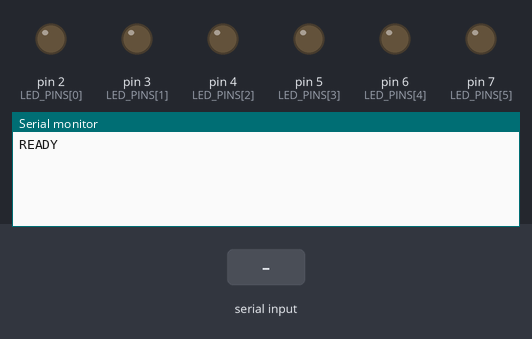
Simulated run of this sketch. Board: Arduino Uno, built with avr-gcc and run on an emulated ATmega328P. Shown: output pins drawn as LEDs (lit = HIGH), the last lines printed to the serial monitor. The inputs (shaded band) are chosen by the test bench.

Above: at 1.2 s.
1.3 s: "90,45\n" received over Serial
At 2.5 s:
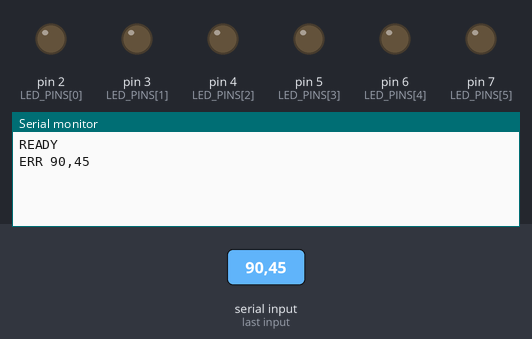
2.8 s: "0\n" received over Serial
At 3.5 s:
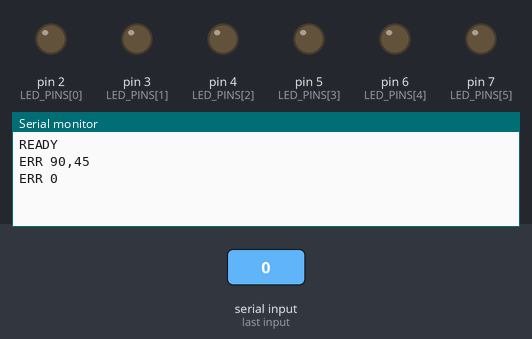
4.3 s: "P90\n" received over Serial
At 4.7 s:
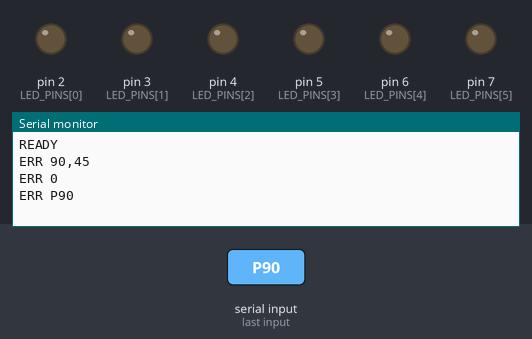

The sketch:

machine_pulser.ino
```cpp
// Machine Pulser - LED prototype
// Each LED represents one machine. The POS sends "P<n>\n" over USB serial
// (e.g. "P3\n") and LED n pulses once. Replies "OK P3" or "ERR <cmd>".
//
// Wiring (per LED): Arduino pin -> 220 ohm resistor -> LED long leg (+)
//                   LED short leg (-) -> GND

const int LED_PINS[] = {2, 3, 4, 5, 6, 7};   // machine 1..6 (add pins for more machines)
const int NUM_MACHINES = sizeof(LED_PINS) / sizeof(LED_PINS[0]);
const unsigned long PULSE_MS = 500;           // how long each pulse lasts

unsigned long offAt[NUM_MACHINES];            // 0 = LED is off / idle
String buffer;

void setup() {
  Serial.begin(9600);
  for (int i = 0; i < NUM_MACHINES; i++) {
    pinMode(LED_PINS[i], OUTPUT);
    digitalWrite(LED_PINS[i], LOW);
    offAt[i] = 0;
  }
  Serial.println("READY");
}

void loop() {
  // Read incoming characters until a newline
  while (Serial.available()) {
    char c = Serial.read();
    if (c == '\n' || c == '\r') {
      if (buffer.length() > 0) handleCommand(buffer);
      buffer = "";
    } else if (buffer.length() < 16) {
      buffer += c;
    }
  }

  // Turn off LEDs whose pulse has finished (non-blocking, so several
  // machines can pulse at the same time)
  unsigned long now = millis();
  for (int i = 0; i < NUM_MACHINES; i++) {
    if (offAt[i] != 0 && (long)(now - offAt[i]) >= 0) {
      digitalWrite(LED_PINS[i], LOW);
      offAt[i] = 0;
    }
  }
}

void handleCommand(String cmd) {
  cmd.trim();
  if (cmd.length() >= 2 && (cmd[0] == 'P' || cmd[0] == 'p')) {
    int machine = cmd.substring(1).toInt();
    if (machine >= 1 && machine <= NUM_MACHINES) {
      int i = machine - 1;
      digitalWrite(LED_PINS[i], HIGH);
      offAt[i] = millis() + PULSE_MS;
      if (offAt[i] == 0) offAt[i] = 1;     // avoid the "idle" marker value
      Serial.print("OK P");
      Serial.println(machine);
      return;
    }
  }
  Serial.print("ERR ");
  Serial.println(cmd);
}
```

Measured:
- after the input at 1.3 s, the serial monitor: prints a new line at once (image 1)
- after the input at 2.8 s, the serial monitor: prints a new line at once (image 2)
- after the input at 4.3 s, the serial monitor: prints a new line at once (image 3)
